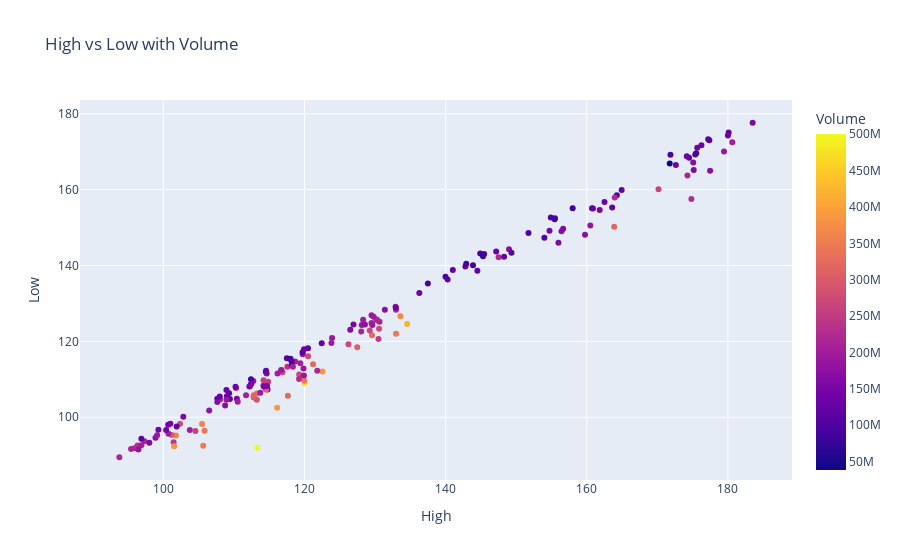

Notebook code cell kept with this figure:
### Code cell
fig = px.scatter(df, x="High", y="Low", color="Volume",
                 title="High vs Low with Volume")
fig.show()

### Figure 1 — Plotly figure (JSON) as saved in the notebook; plotly's stock layout.template omitted (floating-point values rounded to 4 significant figures; data arrays with more than 128 entries replaced by an {"elided": "..."} marker saying what was removed)
{"data": [{"hovertemplate": "High=%{x}<br>Low=%{y}<br>Volume=%{marker.color}<extra></extra>", "legendgroup": "", "marker": {"color": {"elided": "184 int values"}, "coloraxis": "coloraxis", "symbol": "circle"}, "mode": "markers", "name": "", "orientation": "v", "showlegend": false, "type": "scatter", "x": {"elided": "184 float values"}, "xaxis": "x", "y": {"elided": "184 float values"}, "yaxis": "y"}], "layout": {"coloraxis": {"colorbar": {"title": {"text": "Volume"}}, "colorscale": [[0, "#0d0887"], [0.1111, "#46039f"], [0.2222, "#7201a8"], [0.3333, "#9c179e"], [0.4444, "#bd3786"], [0.5556, "#d8576b"], [0.6667, "#ed7953"], [0.7778, "#fb9f3a"], [0.8889, "#fdca26"], [1, "#f0f921"]]}, "legend": {"tracegroupgap": 0}, "title": {"text": "High vs Low with Volume"}, "xaxis": {"anchor": "y", "domain": [0, 1], "title": {"text": "High"}}, "yaxis": {"anchor": "x", "domain": [0, 1], "title": {"text": "Low"}}}}
